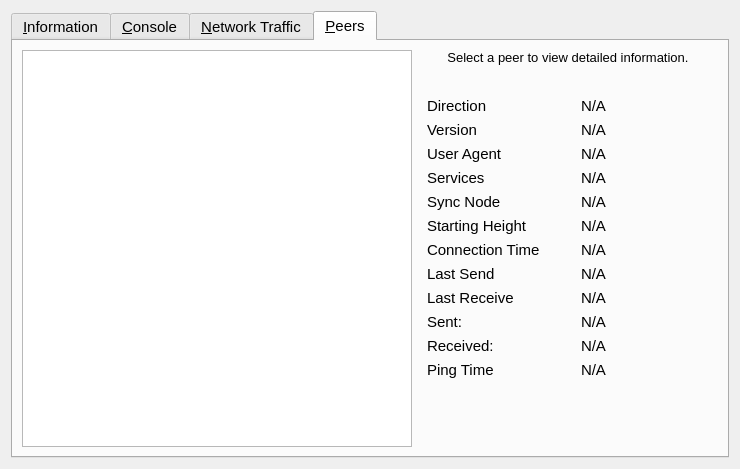
<?xml version="1.0" encoding="UTF-8"?>
<ui version="4.0">
 <class>RPCConsole</class>
 <widget class="QWidget" name="RPCConsole">
  <property name="geometry">
   <rect>
    <x>0</x>
    <y>0</y>
    <width>740</width>
    <height>469</height>
   </rect>
  </property>
  <property name="windowTitle">
   <string>Debug window</string>
  </property>
  <layout class="QGridLayout" name="gridLayout">
   <item row="0" column="0">
    <widget class="QTabWidget" name="tabWidget">
     <property name="font">
      <font>
       <pointsize>11</pointsize>
      </font>
     </property>
     <property name="currentIndex">
      <number>3</number>
     </property>
     <widget class="QWidget" name="tab_info">
      <attribute name="title">
       <string>&amp;Information</string>
      </attribute>
      <layout class="QFormLayout" name="formLayout">
       <item row="0" column="0">
        <widget class="QLabel" name="label_9">
         <property name="font">
          <font>
           <pointsize>11</pointsize>
           <weight>75</weight>
           <bold>true</bold>
          </font>
         </property>
         <property name="text">
          <string>General</string>
         </property>
        </widget>
       </item>
       <item row="1" column="0">
        <widget class="QLabel" name="label_5">
         <property name="font">
          <font>
           <pointsize>11</pointsize>
          </font>
         </property>
         <property name="text">
          <string>Client name</string>
         </property>
        </widget>
       </item>
       <item row="1" column="1">
        <widget class="QLabel" name="clientName">
         <property name="font">
          <font>
           <pointsize>11</pointsize>
          </font>
         </property>
         <property name="cursor">
          <cursorShape>IBeamCursor</cursorShape>
         </property>
         <property name="text">
          <string>N/A</string>
         </property>
         <property name="textFormat">
          <enum>Qt::PlainText</enum>
         </property>
         <property name="textInteractionFlags">
          <set>Qt::LinksAccessibleByMouse|Qt::TextSelectableByKeyboard|Qt::TextSelectableByMouse</set>
         </property>
        </widget>
       </item>
       <item row="2" column="0">
        <widget class="QLabel" name="label_6">
         <property name="font">
          <font>
           <pointsize>11</pointsize>
          </font>
         </property>
         <property name="text">
          <string>Client version</string>
         </property>
        </widget>
       </item>
       <item row="2" column="1">
        <widget class="QLabel" name="clientVersion">
         <property name="font">
          <font>
           <pointsize>11</pointsize>
          </font>
         </property>
         <property name="cursor">
          <cursorShape>IBeamCursor</cursorShape>
         </property>
         <property name="text">
          <string>N/A</string>
         </property>
         <property name="textFormat">
          <enum>Qt::PlainText</enum>
         </property>
         <property name="textInteractionFlags">
          <set>Qt::LinksAccessibleByMouse|Qt::TextSelectableByKeyboard|Qt::TextSelectableByMouse</set>
         </property>
        </widget>
       </item>
       <item row="3" column="0">
        <widget class="QLabel" name="label_14">
         <property name="font">
          <font>
           <pointsize>11</pointsize>
          </font>
         </property>
         <property name="text">
          <string>OpenSSL version</string>
         </property>
         <property name="indent">
          <number>0</number>
         </property>
        </widget>
       </item>
       <item row="3" column="1">
        <widget class="QLabel" name="openSSLVersion">
         <property name="font">
          <font>
           <pointsize>11</pointsize>
          </font>
         </property>
         <property name="cursor">
          <cursorShape>IBeamCursor</cursorShape>
         </property>
         <property name="text">
          <string>N/A</string>
         </property>
         <property name="textFormat">
          <enum>Qt::PlainText</enum>
         </property>
         <property name="textInteractionFlags">
          <set>Qt::LinksAccessibleByMouse|Qt::TextSelectableByKeyboard|Qt::TextSelectableByMouse</set>
         </property>
        </widget>
       </item>
       <item row="4" column="0">
        <widget class="QLabel" name="label_berkeleyDBVersion">
         <property name="font">
          <font>
           <pointsize>11</pointsize>
          </font>
         </property>
         <property name="text">
          <string>BerkeleyDB version</string>
         </property>
         <property name="indent">
          <number>0</number>
         </property>
        </widget>
       </item>
       <item row="4" column="1">
        <widget class="QLabel" name="berkeleyDBVersion">
         <property name="font">
          <font>
           <pointsize>11</pointsize>
          </font>
         </property>
         <property name="cursor">
          <cursorShape>IBeamCursor</cursorShape>
         </property>
         <property name="text">
          <string>N/A</string>
         </property>
         <property name="textFormat">
          <enum>Qt::PlainText</enum>
         </property>
         <property name="textInteractionFlags">
          <set>Qt::LinksAccessibleByMouse|Qt::TextSelectableByKeyboard|Qt::TextSelectableByMouse</set>
         </property>
        </widget>
       </item>
       <item row="5" column="0">
        <widget class="QLabel" name="label_12">
         <property name="font">
          <font>
           <pointsize>11</pointsize>
          </font>
         </property>
         <property name="text">
          <string>Datadir</string>
         </property>
        </widget>
       </item>
       <item row="5" column="1">
        <widget class="QLabel" name="dataDir">
         <property name="font">
          <font>
           <pointsize>11</pointsize>
          </font>
         </property>
         <property name="cursor">
          <cursorShape>IBeamCursor</cursorShape>
         </property>
         <property name="text">
          <string>N/A</string>
         </property>
         <property name="textFormat">
          <enum>Qt::PlainText</enum>
         </property>
         <property name="wordWrap">
          <bool>true</bool>
         </property>
         <property name="textInteractionFlags">
          <set>Qt::LinksAccessibleByMouse|Qt::TextSelectableByKeyboard|Qt::TextSelectableByMouse</set>
         </property>
        </widget>
       </item>
       <item row="6" column="0">
        <widget class="QLabel" name="label_13">
         <property name="font">
          <font>
           <pointsize>11</pointsize>
          </font>
         </property>
         <property name="text">
          <string>Startup time</string>
         </property>
        </widget>
       </item>
       <item row="6" column="1">
        <widget class="QLabel" name="startupTime">
         <property name="font">
          <font>
           <pointsize>11</pointsize>
          </font>
         </property>
         <property name="cursor">
          <cursorShape>IBeamCursor</cursorShape>
         </property>
         <property name="text">
          <string>N/A</string>
         </property>
         <property name="textFormat">
          <enum>Qt::PlainText</enum>
         </property>
         <property name="textInteractionFlags">
          <set>Qt::LinksAccessibleByMouse|Qt::TextSelectableByKeyboard|Qt::TextSelectableByMouse</set>
         </property>
        </widget>
       </item>
       <item row="7" column="0">
        <widget class="QLabel" name="label_11">
         <property name="font">
          <font>
           <pointsize>11</pointsize>
           <weight>75</weight>
           <bold>true</bold>
          </font>
         </property>
         <property name="text">
          <string>Network</string>
         </property>
        </widget>
       </item>
       <item row="8" column="0">
        <widget class="QLabel" name="label_8">
         <property name="font">
          <font>
           <pointsize>11</pointsize>
          </font>
         </property>
         <property name="text">
          <string>Name</string>
         </property>
        </widget>
       </item>
       <item row="8" column="1">
        <widget class="QLabel" name="networkName">
         <property name="font">
          <font>
           <pointsize>11</pointsize>
          </font>
         </property>
         <property name="cursor">
          <cursorShape>IBeamCursor</cursorShape>
         </property>
         <property name="text">
          <string>N/A</string>
         </property>
         <property name="textFormat">
          <enum>Qt::PlainText</enum>
         </property>
         <property name="textInteractionFlags">
          <set>Qt::LinksAccessibleByMouse|Qt::TextSelectableByKeyboard|Qt::TextSelectableByMouse</set>
         </property>
        </widget>
       </item>
       <item row="9" column="0">
        <widget class="QLabel" name="label_7">
         <property name="font">
          <font>
           <pointsize>11</pointsize>
          </font>
         </property>
         <property name="text">
          <string>Number of connections</string>
         </property>
        </widget>
       </item>
       <item row="9" column="1">
        <widget class="QLabel" name="numberOfConnections">
         <property name="font">
          <font>
           <pointsize>11</pointsize>
          </font>
         </property>
         <property name="cursor">
          <cursorShape>IBeamCursor</cursorShape>
         </property>
         <property name="text">
          <string>N/A</string>
         </property>
         <property name="textFormat">
          <enum>Qt::PlainText</enum>
         </property>
         <property name="textInteractionFlags">
          <set>Qt::LinksAccessibleByMouse|Qt::TextSelectableByKeyboard|Qt::TextSelectableByMouse</set>
         </property>
        </widget>
       </item>
       <item row="10" column="0">
        <widget class="QLabel" name="label_10">
         <property name="font">
          <font>
           <pointsize>11</pointsize>
           <weight>75</weight>
           <bold>true</bold>
          </font>
         </property>
         <property name="text">
          <string>Block chain</string>
         </property>
        </widget>
       </item>
       <item row="11" column="0">
        <widget class="QLabel" name="label_3">
         <property name="font">
          <font>
           <pointsize>11</pointsize>
          </font>
         </property>
         <property name="text">
          <string>Current number of blocks</string>
         </property>
        </widget>
       </item>
       <item row="11" column="1">
        <widget class="QLabel" name="numberOfBlocks">
         <property name="font">
          <font>
           <pointsize>11</pointsize>
          </font>
         </property>
         <property name="cursor">
          <cursorShape>IBeamCursor</cursorShape>
         </property>
         <property name="text">
          <string>N/A</string>
         </property>
         <property name="textFormat">
          <enum>Qt::PlainText</enum>
         </property>
         <property name="textInteractionFlags">
          <set>Qt::LinksAccessibleByMouse|Qt::TextSelectableByKeyboard|Qt::TextSelectableByMouse</set>
         </property>
        </widget>
       </item>
       <item row="12" column="0">
        <widget class="QLabel" name="label_4">
         <property name="font">
          <font>
           <pointsize>11</pointsize>
          </font>
         </property>
         <property name="text">
          <string>Estimated total blocks</string>
         </property>
        </widget>
       </item>
       <item row="12" column="1">
        <widget class="QLabel" name="totalBlocks">
         <property name="font">
          <font>
           <pointsize>11</pointsize>
          </font>
         </property>
         <property name="cursor">
          <cursorShape>IBeamCursor</cursorShape>
         </property>
         <property name="text">
          <string>N/A</string>
         </property>
         <property name="textFormat">
          <enum>Qt::PlainText</enum>
         </property>
         <property name="textInteractionFlags">
          <set>Qt::LinksAccessibleByMouse|Qt::TextSelectableByKeyboard|Qt::TextSelectableByMouse</set>
         </property>
        </widget>
       </item>
       <item row="13" column="0">
        <widget class="QLabel" name="label_2">
         <property name="font">
          <font>
           <pointsize>11</pointsize>
          </font>
         </property>
         <property name="text">
          <string>Last block time</string>
         </property>
        </widget>
       </item>
       <item row="13" column="1">
        <widget class="QLabel" name="lastBlockTime">
         <property name="font">
          <font>
           <pointsize>11</pointsize>
          </font>
         </property>
         <property name="cursor">
          <cursorShape>IBeamCursor</cursorShape>
         </property>
         <property name="text">
          <string>N/A</string>
         </property>
         <property name="textFormat">
          <enum>Qt::PlainText</enum>
         </property>
         <property name="textInteractionFlags">
          <set>Qt::LinksAccessibleByMouse|Qt::TextSelectableByKeyboard|Qt::TextSelectableByMouse</set>
         </property>
        </widget>
       </item>
       <item row="14" column="0">
        <widget class="QLabel" name="labelDebugLogfile">
         <property name="font">
          <font>
           <pointsize>11</pointsize>
           <weight>75</weight>
           <bold>true</bold>
          </font>
         </property>
         <property name="text">
          <string>Debug log file</string>
         </property>
        </widget>
       </item>
       <item row="15" column="0">
        <widget class="QPushButton" name="openDebugLogfileButton">
         <property name="minimumSize">
          <size>
           <width>120</width>
           <height>0</height>
          </size>
         </property>
         <property name="toolTip">
          <string>Open the Cryptonite debug log file from the current data directory. This can take a few seconds for large log files.</string>
         </property>
         <property name="text">
          <string>&amp;Open</string>
         </property>
         <property name="autoDefault">
          <bool>false</bool>
         </property>
        </widget>
       </item>
      </layout>
      <zorder>labelDebugLogfile</zorder>
      <zorder>label_9</zorder>
      <zorder>label_5</zorder>
      <zorder>clientName</zorder>
      <zorder>label_6</zorder>
      <zorder>clientVersion</zorder>
      <zorder>label_14</zorder>
      <zorder>openSSLVersion</zorder>
      <zorder>label_berkeleyDBVersion</zorder>
      <zorder>berkeleyDBVersion</zorder>
      <zorder>label_12</zorder>
      <zorder>dataDir</zorder>
      <zorder>label_13</zorder>
      <zorder>startupTime</zorder>
      <zorder>label_11</zorder>
      <zorder>label_8</zorder>
      <zorder>networkName</zorder>
      <zorder>label_7</zorder>
      <zorder>numberOfConnections</zorder>
      <zorder>label_10</zorder>
      <zorder>label_3</zorder>
      <zorder>numberOfBlocks</zorder>
      <zorder>label_4</zorder>
      <zorder>totalBlocks</zorder>
      <zorder>label_2</zorder>
      <zorder>lastBlockTime</zorder>
      <zorder>openDebugLogfileButton</zorder>
     </widget>
     <widget class="QWidget" name="tab_console">
      <attribute name="title">
       <string>&amp;Console</string>
      </attribute>
      <layout class="QVBoxLayout" name="verticalLayout_3">
       <property name="spacing">
        <number>3</number>
       </property>
       <item>
        <widget class="QTextEdit" name="messagesWidget">
         <property name="minimumSize">
          <size>
           <width>0</width>
           <height>100</height>
          </size>
         </property>
         <property name="readOnly">
          <bool>true</bool>
         </property>
         <property name="tabKeyNavigation" stdset="0">
          <bool>false</bool>
         </property>
         <property name="columnCount" stdset="0">
          <number>2</number>
         </property>
        </widget>
       </item>
       <item>
        <layout class="QHBoxLayout" name="horizontalLayout">
         <property name="spacing">
          <number>3</number>
         </property>
         <item>
          <widget class="QLabel" name="label">
           <property name="text">
            <string notr="true">&gt;</string>
           </property>
          </widget>
         </item>
         <item>
          <widget class="QLineEdit" name="lineEdit"/>
         </item>
         <item>
          <widget class="QPushButton" name="clearButton">
           <property name="maximumSize">
            <size>
             <width>24</width>
             <height>24</height>
            </size>
           </property>
           <property name="toolTip">
            <string>Clear console</string>
           </property>
           <property name="text">
            <string/>
           </property>
           <property name="icon">
            <iconset resource="../bitcoin.qrc">
             <normaloff>:/icons/remove</normaloff>:/icons/remove</iconset>
           </property>
           <property name="shortcut">
            <string notr="true">Ctrl+L</string>
           </property>
           <property name="autoDefault">
            <bool>false</bool>
           </property>
          </widget>
         </item>
        </layout>
       </item>
      </layout>
     </widget>
     <widget class="QWidget" name="tab_nettraffic">
      <attribute name="title">
       <string>&amp;Network Traffic</string>
      </attribute>
      <layout class="QHBoxLayout" name="horizontalLayout_3">
       <item>
        <layout class="QVBoxLayout" name="verticalLayout_4">
         <item>
          <widget class="TrafficGraphWidget" name="trafficGraph" native="true">
           <property name="sizePolicy">
            <sizepolicy hsizetype="Expanding" vsizetype="Expanding">
             <horstretch>0</horstretch>
             <verstretch>0</verstretch>
            </sizepolicy>
           </property>
          </widget>
         </item>
         <item>
          <layout class="QHBoxLayout" name="horizontalLayout_2">
           <item>
            <widget class="QSlider" name="sldGraphRange">
             <property name="minimum">
              <number>1</number>
             </property>
             <property name="maximum">
              <number>288</number>
             </property>
             <property name="pageStep">
              <number>12</number>
             </property>
             <property name="value">
              <number>6</number>
             </property>
             <property name="orientation">
              <enum>Qt::Horizontal</enum>
             </property>
            </widget>
           </item>
           <item>
            <widget class="QLabel" name="lblGraphRange">
             <property name="minimumSize">
              <size>
               <width>100</width>
               <height>0</height>
              </size>
             </property>
             <property name="alignment">
              <set>Qt::AlignCenter</set>
             </property>
            </widget>
           </item>
           <item>
            <widget class="QPushButton" name="btnClearTrafficGraph">
             <property name="text">
              <string>&amp;Clear</string>
             </property>
            </widget>
           </item>
          </layout>
         </item>
        </layout>
       </item>
       <item>
        <layout class="QVBoxLayout" name="verticalLayout">
         <item>
          <widget class="QGroupBox" name="groupBox">
           <property name="title">
            <string>Totals</string>
           </property>
           <layout class="QVBoxLayout" name="verticalLayout_5">
            <item>
             <layout class="QHBoxLayout" name="horizontalLayout_4">
              <item>
               <widget class="Line" name="line">
                <property name="sizePolicy">
                 <sizepolicy hsizetype="Fixed" vsizetype="Fixed">
                  <horstretch>0</horstretch>
                  <verstretch>0</verstretch>
                 </sizepolicy>
                </property>
                <property name="minimumSize">
                 <size>
                  <width>10</width>
                  <height>0</height>
                 </size>
                </property>
                <property name="palette">
                 <palette>
                  <active>
                   <colorrole role="Light">
                    <brush brushstyle="SolidPattern">
                     <color alpha="255">
                      <red>0</red>
                      <green>255</green>
                      <blue>0</blue>
                     </color>
                    </brush>
                   </colorrole>
                  </active>
                  <inactive>
                   <colorrole role="Light">
                    <brush brushstyle="SolidPattern">
                     <color alpha="255">
                      <red>0</red>
                      <green>255</green>
                      <blue>0</blue>
                     </color>
                    </brush>
                   </colorrole>
                  </inactive>
                  <disabled>
                   <colorrole role="Light">
                    <brush brushstyle="SolidPattern">
                     <color alpha="255">
                      <red>0</red>
                      <green>255</green>
                      <blue>0</blue>
                     </color>
                    </brush>
                   </colorrole>
                  </disabled>
                 </palette>
                </property>
                <property name="orientation">
                 <enum>Qt::Horizontal</enum>
                </property>
               </widget>
              </item>
              <item>
               <widget class="QLabel" name="label_16">
                <property name="text">
                 <string>In:</string>
                </property>
               </widget>
              </item>
              <item>
               <widget class="QLabel" name="lblBytesIn">
                <property name="minimumSize">
                 <size>
                  <width>50</width>
                  <height>0</height>
                 </size>
                </property>
                <property name="alignment">
                 <set>Qt::AlignRight|Qt::AlignTrailing|Qt::AlignVCenter</set>
                </property>
               </widget>
              </item>
             </layout>
            </item>
            <item>
             <layout class="QHBoxLayout" name="horizontalLayout_5">
              <item>
               <widget class="Line" name="line_2">
                <property name="sizePolicy">
                 <sizepolicy hsizetype="Fixed" vsizetype="Fixed">
                  <horstretch>0</horstretch>
                  <verstretch>0</verstretch>
                 </sizepolicy>
                </property>
                <property name="minimumSize">
                 <size>
                  <width>10</width>
                  <height>0</height>
                 </size>
                </property>
                <property name="palette">
                 <palette>
                  <active>
                   <colorrole role="Light">
                    <brush brushstyle="SolidPattern">
                     <color alpha="255">
                      <red>255</red>
                      <green>0</green>
                      <blue>0</blue>
                     </color>
                    </brush>
                   </colorrole>
                  </active>
                  <inactive>
                   <colorrole role="Light">
                    <brush brushstyle="SolidPattern">
                     <color alpha="255">
                      <red>255</red>
                      <green>0</green>
                      <blue>0</blue>
                     </color>
                    </brush>
                   </colorrole>
                  </inactive>
                  <disabled>
                   <colorrole role="Light">
                    <brush brushstyle="SolidPattern">
                     <color alpha="255">
                      <red>255</red>
                      <green>0</green>
                      <blue>0</blue>
                     </color>
                    </brush>
                   </colorrole>
                  </disabled>
                 </palette>
                </property>
                <property name="orientation">
                 <enum>Qt::Horizontal</enum>
                </property>
               </widget>
              </item>
              <item>
               <widget class="QLabel" name="label_17">
                <property name="text">
                 <string>Out:</string>
                </property>
               </widget>
              </item>
              <item>
               <widget class="QLabel" name="lblBytesOut">
                <property name="minimumSize">
                 <size>
                  <width>50</width>
                  <height>0</height>
                 </size>
                </property>
                <property name="alignment">
                 <set>Qt::AlignRight|Qt::AlignTrailing|Qt::AlignVCenter</set>
                </property>
               </widget>
              </item>
             </layout>
            </item>
            <item>
             <spacer name="verticalSpacer_4">
              <property name="orientation">
               <enum>Qt::Vertical</enum>
              </property>
              <property name="sizeHint" stdset="0">
               <size>
                <width>20</width>
                <height>407</height>
               </size>
              </property>
             </spacer>
            </item>
           </layout>
          </widget>
         </item>
        </layout>
       </item>
      </layout>
     </widget>
     <widget class="QWidget" name="tab_peers">
      <attribute name="title">
       <string>&amp;Peers</string>
      </attribute>
      <layout class="QGridLayout" name="gridLayout_2">
       <item row="0" column="0" rowspan="2">
        <widget class="QTableView" name="peerWidget">
         <property name="horizontalScrollBarPolicy">
          <enum>Qt::ScrollBarAlwaysOff</enum>
         </property>
         <property name="sortingEnabled">
          <bool>true</bool>
         </property>
         <attribute name="horizontalHeaderHighlightSections">
          <bool>false</bool>
         </attribute>
        </widget>
       </item>
       <item row="0" column="1">
        <widget class="QLabel" name="peerHeading">
         <property name="sizePolicy">
          <sizepolicy hsizetype="Preferred" vsizetype="Minimum">
           <horstretch>0</horstretch>
           <verstretch>0</verstretch>
          </sizepolicy>
         </property>
         <property name="minimumSize">
          <size>
           <width>300</width>
           <height>32</height>
          </size>
         </property>
         <property name="font">
          <font>
           <pointsize>10</pointsize>
          </font>
         </property>
         <property name="cursor">
          <cursorShape>IBeamCursor</cursorShape>
         </property>
         <property name="text">
          <string>Select a peer to view detailed information.</string>
         </property>
         <property name="alignment">
          <set>Qt::AlignHCenter|Qt::AlignTop</set>
         </property>
         <property name="wordWrap">
          <bool>true</bool>
         </property>
         <property name="textInteractionFlags">
          <set>Qt::LinksAccessibleByMouse|Qt::TextSelectableByKeyboard|Qt::TextSelectableByMouse</set>
         </property>
        </widget>
       </item>
       <item row="1" column="1">
        <widget class="QWidget" name="detailWidget" native="true">
         <property name="minimumSize">
          <size>
           <width>300</width>
           <height>0</height>
          </size>
         </property>
         <layout class="QGridLayout" name="gridLayout_3">
          <item row="0" column="0">
           <widget class="QLabel" name="label_23">
            <property name="text">
             <string>Direction</string>
            </property>
           </widget>
          </item>
          <item row="0" column="2">
           <widget class="QLabel" name="peerDirection">
            <property name="cursor">
             <cursorShape>IBeamCursor</cursorShape>
            </property>
            <property name="text">
             <string>N/A</string>
            </property>
            <property name="textFormat">
             <enum>Qt::PlainText</enum>
            </property>
            <property name="textInteractionFlags">
             <set>Qt::LinksAccessibleByMouse|Qt::TextSelectableByKeyboard|Qt::TextSelectableByMouse</set>
            </property>
           </widget>
          </item>
          <item row="1" column="0">
           <widget class="QLabel" name="label_21">
            <property name="text">
             <string>Version</string>
            </property>
           </widget>
          </item>
          <item row="1" column="2">
           <widget class="QLabel" name="peerVersion">
            <property name="cursor">
             <cursorShape>IBeamCursor</cursorShape>
            </property>
            <property name="text">
             <string>N/A</string>
            </property>
            <property name="textFormat">
             <enum>Qt::PlainText</enum>
            </property>
            <property name="textInteractionFlags">
             <set>Qt::LinksAccessibleByMouse|Qt::TextSelectableByKeyboard|Qt::TextSelectableByMouse</set>
            </property>
           </widget>
          </item>
          <item row="2" column="0">
           <widget class="QLabel" name="label_28">
            <property name="text">
             <string>User Agent</string>
            </property>
           </widget>
          </item>
          <item row="2" column="2">
           <widget class="QLabel" name="peerSubversion">
            <property name="cursor">
             <cursorShape>IBeamCursor</cursorShape>
            </property>
            <property name="text">
             <string>N/A</string>
            </property>
            <property name="textFormat">
             <enum>Qt::PlainText</enum>
            </property>
            <property name="textInteractionFlags">
             <set>Qt::LinksAccessibleByMouse|Qt::TextSelectableByKeyboard|Qt::TextSelectableByMouse</set>
            </property>
           </widget>
          </item>
          <item row="3" column="0">
           <widget class="QLabel" name="label_99">
            <property name="text">
             <string>Services</string>
            </property>
           </widget>
          </item>
          <item row="3" column="2">
           <widget class="QLabel" name="peerServices">
            <property name="cursor">
             <cursorShape>IBeamCursor</cursorShape>
            </property>
            <property name="text">
             <string>N/A</string>
            </property>
            <property name="textFormat">
             <enum>Qt::PlainText</enum>
            </property>
            <property name="textInteractionFlags">
             <set>Qt::LinksAccessibleByMouse|Qt::TextSelectableByKeyboard|Qt::TextSelectableByMouse</set>
            </property>
           </widget>
          </item>
          <item row="4" column="0">
           <widget class="QLabel" name="label_25">
            <property name="text">
             <string>Sync Node</string>
            </property>
           </widget>
          </item>
          <item row="4" column="2">
           <widget class="QLabel" name="peerSyncNode">
            <property name="cursor">
             <cursorShape>IBeamCursor</cursorShape>
            </property>
            <property name="text">
             <string>N/A</string>
            </property>
            <property name="textFormat">
             <enum>Qt::PlainText</enum>
            </property>
            <property name="textInteractionFlags">
             <set>Qt::LinksAccessibleByMouse|Qt::TextSelectableByKeyboard|Qt::TextSelectableByMouse</set>
            </property>
           </widget>
          </item>
          <item row="5" column="0">
           <widget class="QLabel" name="label_29">
            <property name="text">
             <string>Starting Height</string>
            </property>
           </widget>
          </item>
          <item row="5" column="2">
           <widget class="QLabel" name="peerHeight">
            <property name="cursor">
             <cursorShape>IBeamCursor</cursorShape>
            </property>
            <property name="text">
             <string>N/A</string>
            </property>
            <property name="textFormat">
             <enum>Qt::PlainText</enum>
            </property>
            <property name="textInteractionFlags">
             <set>Qt::LinksAccessibleByMouse|Qt::TextSelectableByKeyboard|Qt::TextSelectableByMouse</set>
            </property>
           </widget>
          </item>
          <item row="6" column="0">
           <widget class="QLabel" name="label_22">
            <property name="text">
             <string>Connection Time</string>
            </property>
           </widget>
          </item>
          <item row="6" column="2">
           <widget class="QLabel" name="peerConnTime">
            <property name="cursor">
             <cursorShape>IBeamCursor</cursorShape>
            </property>
            <property name="text">
             <string>N/A</string>
            </property>
            <property name="textFormat">
             <enum>Qt::PlainText</enum>
            </property>
            <property name="textInteractionFlags">
             <set>Qt::LinksAccessibleByMouse|Qt::TextSelectableByKeyboard|Qt::TextSelectableByMouse</set>
            </property>
           </widget>
          </item>
          <item row="7" column="0">
           <widget class="QLabel" name="label_15">
            <property name="text">
             <string>Last Send</string>
            </property>
           </widget>
          </item>
          <item row="7" column="2">
           <widget class="QLabel" name="peerLastSend">
            <property name="cursor">
             <cursorShape>IBeamCursor</cursorShape>
            </property>
            <property name="text">
             <string>N/A</string>
            </property>
            <property name="textFormat">
             <enum>Qt::PlainText</enum>
            </property>
            <property name="textInteractionFlags">
             <set>Qt::LinksAccessibleByMouse|Qt::TextSelectableByKeyboard|Qt::TextSelectableByMouse</set>
            </property>
           </widget>
          </item>
          <item row="8" column="0">
           <widget class="QLabel" name="label_19">
            <property name="text">
             <string>Last Receive</string>
            </property>
           </widget>
          </item>
          <item row="8" column="2">
           <widget class="QLabel" name="peerLastRecv">
            <property name="cursor">
             <cursorShape>IBeamCursor</cursorShape>
            </property>
            <property name="text">
             <string>N/A</string>
            </property>
            <property name="textFormat">
             <enum>Qt::PlainText</enum>
            </property>
            <property name="textInteractionFlags">
             <set>Qt::LinksAccessibleByMouse|Qt::TextSelectableByKeyboard|Qt::TextSelectableByMouse</set>
            </property>
           </widget>
          </item>
          <item row="9" column="0">
           <widget class="QLabel" name="label_18">
            <property name="text">
             <string>Sent:</string>
            </property>
           </widget>
          </item>
          <item row="9" column="2">
           <widget class="QLabel" name="peerBytesSent">
            <property name="cursor">
             <cursorShape>IBeamCursor</cursorShape>
            </property>
            <property name="text">
             <string>N/A</string>
            </property>
            <property name="textFormat">
             <enum>Qt::PlainText</enum>
            </property>
            <property name="textInteractionFlags">
             <set>Qt::LinksAccessibleByMouse|Qt::TextSelectableByKeyboard|Qt::TextSelectableByMouse</set>
            </property>
           </widget>
          </item>
          <item row="10" column="0">
           <widget class="QLabel" name="label_20">
            <property name="text">
             <string>Received:</string>
            </property>
           </widget>
          </item>
          <item row="10" column="2">
           <widget class="QLabel" name="peerBytesRecv">
            <property name="cursor">
             <cursorShape>IBeamCursor</cursorShape>
            </property>
            <property name="text">
             <string>N/A</string>
            </property>
            <property name="textFormat">
             <enum>Qt::PlainText</enum>
            </property>
            <property name="textInteractionFlags">
             <set>Qt::LinksAccessibleByMouse|Qt::TextSelectableByKeyboard|Qt::TextSelectableByMouse</set>
            </property>
           </widget>
          </item>
          <item row="11" column="0">
           <widget class="QLabel" name="label_26">
            <property name="text">
             <string>Ping Time</string>
            </property>
           </widget>
          </item>
          <item row="11" column="2">
           <widget class="QLabel" name="peerPingTime">
            <property name="cursor">
             <cursorShape>IBeamCursor</cursorShape>
            </property>
            <property name="text">
             <string>N/A</string>
            </property>
            <property name="textFormat">
             <enum>Qt::PlainText</enum>
            </property>
            <property name="textInteractionFlags">
             <set>Qt::LinksAccessibleByMouse|Qt::TextSelectableByKeyboard|Qt::TextSelectableByMouse</set>
            </property>
           </widget>
          </item>
          <item row="12" column="1">
           <spacer name="verticalSpacer_3">
            <property name="orientation">
             <enum>Qt::Vertical</enum>
            </property>
            <property name="sizeHint" stdset="0">
             <size>
              <width>20</width>
              <height>40</height>
             </size>
            </property>
           </spacer>
          </item>
         </layout>
        </widget>
       </item>
      </layout>
     </widget>
    </widget>
   </item>
  </layout>
 </widget>
 <customwidgets>
  <customwidget>
   <class>TrafficGraphWidget</class>
   <extends>QWidget</extends>
   <header>trafficgraphwidget.h</header>
   <container>1</container>
   <slots>
    <slot>clear()</slot>
   </slots>
  </customwidget>
 </customwidgets>
 <resources>
  <include location="../bitcoin.qrc"/>
 </resources>
 <connections/>
</ui>
